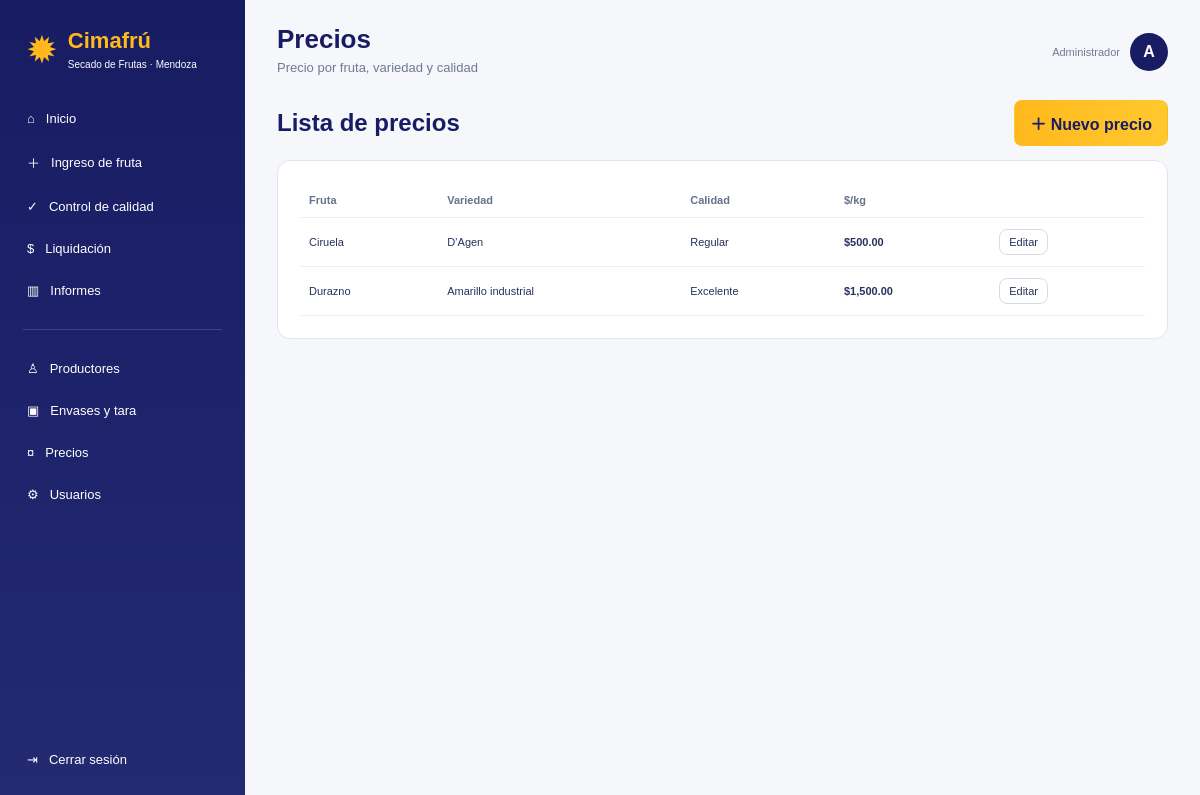
The page /precios (signed in) on the database its author committed.
### app.py (models this page shows)
class Usuario(UserMixin,db.Model):
    id=db.Column(db.Integer,primary_key=True); usuario=db.Column(db.String(100),unique=True,nullable=False)
    password=db.Column(db.String(200),nullable=False); nombre=db.Column(db.String(120),default='')
    rol=db.Column(db.String(30),default='general',nullable=False); activo=db.Column(db.Boolean,default=True,nullable=False)

class Precio(db.Model):
    id=db.Column(db.Integer,primary_key=True); fruta=db.Column(db.String(100),nullable=False); variedad=db.Column(db.String(100),nullable=False); calidad=db.Column(db.String(50),nullable=False); precio_kg=db.Column(db.Float,nullable=False); fecha=db.Column(db.DateTime,default=datetime.utcnow,nullable=False)

### app.py (the view)
@app.route('/precios')
@roles_requeridos('precios','general')
def precios(): return render_template('precios.html',precios=Precio.query.order_by(Precio.fruta,Precio.variedad,Precio.calidad).all())

### app.py (called while the page is built)
@login_manager.user_loader
def cargar_usuario(uid): return db.session.get(Usuario,int(uid))

@app.template_filter('moneda')
def moneda(v): return f'${float(v or 0):,.2f}'

@app.context_processor
def globals_template(): return {'ROLES':ROLES,'FRUTAS':FRUTAS,'VARIEDADES':VARIEDADES}

def roles_requeridos(*roles):
    def deco(view):
        @wraps(view)
        def wrapped(*args,**kwargs):
            if not current_user.is_authenticated: return login_manager.unauthorized()
            if not current_user.activo: logout_user(); flash('Usuario desactivado.','error'); return redirect(url_for('login'))
            if current_user.rol not in roles and current_user.rol!='administrador': abort(403)
            return view(*args,**kwargs)
        return wrapped
    return deco

@app.before_request
def bloquear_inactivos():
    if current_user.is_authenticated and not current_user.activo and request.endpoint not in ('logout','login','static'):
        logout_user(); return redirect(url_for('login'))

### templates/precios.html
{% extends 'base.html' %}{% block header %}Precios{% endblock %}{% block subtitle %}Precio por fruta, variedad y calidad{% endblock %}{% block content %}<div class="page-header"><div><h2>Lista de precios</h2></div><a class="btn-primary" href="{{url_for('nuevo_precio')}}">＋ Nuevo precio</a></div><div class="card"><table><thead><tr><th>Fruta</th><th>Variedad</th><th>Calidad</th><th>$/kg</th><th></th></tr></thead><tbody>{% for p in precios %}<tr><td>{{p.fruta}}</td><td>{{p.variedad}}</td><td>{{p.calidad}}</td><td><b>{{p.precio_kg|moneda}}</b></td><td><a class="btn-small" href="{{url_for('editar_precio',id=p.id)}}">Editar</a></td></tr>{% endfor %}</tbody></table></div>{% endblock %}

### templates/base.html (shortened to what this page needs)
<!doctype html><html lang="es"><head><link rel="stylesheet" href="{{ url_for('static',filename='estilos.css') }}"></head><body>
<aside class="sidebar"><div class="brand"><div class="brand-mark">✹</div><div><strong>Cimafrú</strong><small>Secado de Frutas · Mendoza</small></div></div><nav class="nav">
<a href="{{url_for('dashboard')}}">⌂ <span>Inicio</span></a>{% if current_user.rol in ['administrador','general','bascula'] %}<a href="{{url_for('ingreso_fruta')}}">＋ <span>Ingreso de fruta</span></a>{% endif %}{% if current_user.rol in ['administrador','general','calidad'] %}<a href="{{url_for('cola_calidad')}}">✓ <span>Control de calidad</span></a>{% endif %}{% if current_user.rol in ['administrador','general','liquidaciones'] %}<a href="{{url_for('liquidaciones')}}">$ <span>Liquidación</span></a>{% endif %}<a href="{{url_for('informes')}}">▥ <span>Informes</span></a><div class="nav-separator"></div>{% if current_user.rol in ['administrador','general','bascula'] %}<a href="{{url_for('productores')}}">♙ <span>Productores</span></a><a href="{{url_for('envases')}}">▣ <span>Envases y tara</span></a>{% endif %}{% if current_user.rol in ['administrador','general','precios'] %}<a href="{{url_for('precios')}}">¤ <span>Precios</span></a>{% endif %}{% if current_user.rol=='administrador' %}<a href="{{url_for('usuarios')}}">⚙ <span>Usuarios</span></a>{% endif %}</nav><a class="logout" href="{{url_for('logout')}}">⇥ <span>Cerrar sesión</span></a></aside>
<main class="contenido"><header class="topbar"><div><h1>{% block header %}{% endblock %}</h1><p>{% block subtitle %}{% endblock %}</p></div><div class="perfil"><span class="role">{{ ROLES.get(current_user.rol,current_user.rol) }}</span><div class="avatar">{{ current_user.usuario[0]|upper }}</div></div></header>{% block content %}{% endblock %}</main></body></html>

### static/estilos.css (style rules this page uses)
:root { --navy:#171c63;--navy2:#292f7b;--yellow:#ffb91d;--bg:#f5f7fb;--text:#26315f;--muted:#707996;--line:#e1e5ef;--green:#3da45b;--red:#d95c50 }
* { box-sizing:border-box }
body { margin:0;background:var(--bg);font-family:Arial,sans-serif;color:var(--text) }
a { text-decoration:none;color:inherit }
.sidebar { position:fixed;left:0;top:0;bottom:0;width:245px;background:linear-gradient(180deg,var(--navy),#242a72);color:#fff;padding:22px 14px;display:flex;flex-direction:column;z-index:10 }
.brand { display:flex;gap:10px;align-items:center;padding:6px 12px 28px }
.brand-mark { font-size:38px;color:var(--yellow) }
.brand strong { display:block;color:var(--yellow);font-size:22px }
.brand small { font-size:10px }
.nav { display:flex;flex-direction:column;gap:5px }
.nav a,.logout { padding:11px 13px;border-radius:9px;display:flex;gap:11px;align-items:center;font-size:13px }
.nav-separator { height:1px;background:#ffffff28;margin:15px 9px }
.logout { margin-top:auto }
.contenido { margin-left:245px;padding:24px 32px;min-height:100vh }
.topbar { display:flex;justify-content:space-between;align-items:center;margin-bottom:20px }
.topbar h1 { margin:0;color:var(--navy);font-size:26px }
.topbar p { margin:5px 0;color:var(--muted);font-size:13px }
.perfil { display:flex;align-items:center;gap:10px }
.role { font-size:11px;color:var(--muted) }
.avatar { width:38px;height:38px;border-radius:50%;background:var(--navy);color:#fff;display:grid;place-items:center;font-weight:bold }
.stat,.quick,.card { background:#fff;border:1px solid var(--line);border-radius:13px }
.card { padding:22px;margin-bottom:16px }
.btn-primary,.btn-secondary,.btn-small { display:inline-flex;align-items:center;justify-content:center;padding:10px 15px;border-radius:8px;border:1px solid transparent;cursor:pointer }
.btn-primary { background:linear-gradient(90deg,var(--yellow),#ffc82e);color:var(--navy);font-weight:bold }
.btn-small { padding:6px 9px;border-color:#d5dbea;font-size:11px }
.page-header { display:flex;justify-content:space-between;align-items:center;margin-bottom:14px }
.page-header h2 { margin:0;color:var(--navy) }
table { width:100%;border-collapse:collapse }
th,td { padding:11px 9px;border-bottom:1px solid #edf0f5;text-align:left;font-size:11px }
th { color:#68718d }

### rows shown on the page
Usuario: get "Administrador", usuario "A"
Precio: fruta "Ciruela", variedad "D’Agen", calidad "Regular", precio_kg|moneda "$500.00"
Precio: fruta "Durazno", variedad "Amarillo industrial", calidad "Excelente", precio_kg|moneda "$1,500.00"
